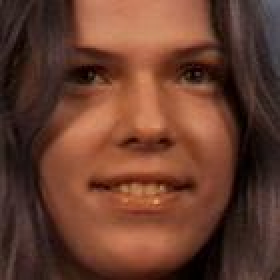
#> input picture aligneddataset/colored/jpg4/i000qd-fn_30_30_200_200.jpg, 140 x 140 px, found by its file name (shown 2 times larger); its folder holds 4 pictures in this run
$ python kmeans.py   (Python 2 division)
#> lines starting #> are read from the running program, lines starting #| are printed output that depends on the picture
from numpy import array, dot, mean, std, empty, argsort ,size ,shape ,transpose
from numpy.linalg import eigh, solve
from numpy.random import randn
from matplotlib.pyplot import subplots, show
import Image
import numpy as np
import os
import collections
import operator

def kmeans(d,m,f,k):						#d-data ,m-initial mean of the data,f-number of data items,k-K for K-means
	print f,d.shape
	col = np.zeros((d.shape[0], 1))
	p=0

	while 1:

		flag=0						#flag used for terminating from while Loop
		j=0

		for cell in d:

			i=0
			ind=0
			cur=0
			mini=1000000

			for mean in m:

				cur=np.linalg.norm(cell[:]-mean)		#distance b/w current item and mean
				#print cur,i
				if cur < mini:					#ind will have ith cluster to which current data itm is assigned
					ind=i
					mini=cur
				i=i+1

			if col[j] != ind:
				flag=1

			col[j]=ind
			j=j+1

		if flag==0:
			break

		for i in range(k):						#recalculating the means
			count=1
			mean=np.zeros((1, len(d[0])))
			for cell in d:
				if col[count-1]==i:
					mean=mean+cell[:]
					count=count+1

			if count !=1:
				mean=mean/count
				m[i:i+1]=mean[:]
		p=p+1

	#print "No of iterations:",p
	return m


#------------start of program---------------

dirname="aligneddataset/bw/jpg4/"
#dirname="aligneddataset/colored/jpg5/"
print dirname
count=0
size=48,48
#print size[0],size[1]
m=0
f=0

for filename in os.listdir(dirname):

	image_file=Image.open(dirname+filename)
#> image_file is the input picture: PIL image 140x140 RGB; mean R, G, B 104.4, 61.9, 46.1
	size=image_file.size					#size == size of the image file,will be used to initializing Array
#> size = (140, 140)
	if filename[7]=='m':
		m=m+1
	else:
		f=f+1
	count=count+1
#> pass 2 of the loop `for filename in os.listdir(dirname):`:
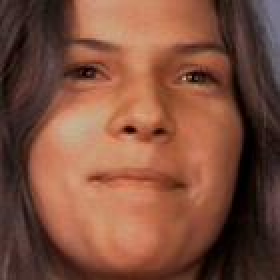
#> input picture aligneddataset/colored/jpg4/i000rd-fn_30_30_200_200.jpg, 140 x 140 px, found by its file name (shown 2 times larger)
#> image_file is the input picture: PIL image 140x140 RGB; mean R, G, B 126.2, 79, 60.6
#> pass 3 of the loop `for filename in os.listdir(dirname):`:
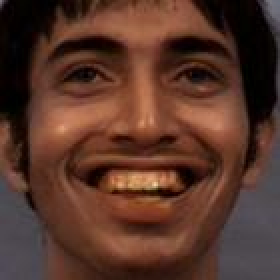
#> input picture aligneddataset/colored/jpg4/i008qd-mn_30_30_200_200.jpg, 140 x 140 px, found by its file name (shown 2 times larger)
#> image_file is the input picture: PIL image 140x140 RGB; mean R, G, B 87.8, 53.7, 41.5
#> the loop made 4 passes; the first 3 are shown
print "Size of image",size
#| Size of image (140, 140)
print "Total,Males,Females",count,m,f

maledata=np.zeros((200,size[0]*size[1]))			#for training data 200 male and 200 female faces
femaledata=np.zeros((200,size[0]*size[1]))

fmean=np.zeros((10,size[0]*size[1]))
mmean=np.zeros((10,size[0]*size[1]))

m=0
f=0
count=0
testfilenm=[]							#This list will be containing all the files that are in test-data set
testlabels=[]							#This list will be containing all the labels for a file
for filename in os.listdir(dirname):

	image_file=Image.open(dirname+filename)
	temp = array(image_file.convert('1'))
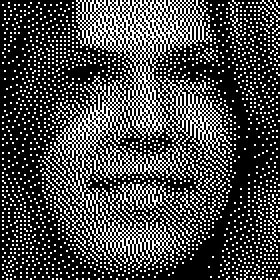
#> temp: shape (140, 140) bool (shown 2 times larger); 28.1% white in thin lines or dots
	A = np.asarray(temp).reshape(-1)
	if filename[7]=='m':
		if m <200:						#if m <200 then put it into traiging male data
			maledata[m,:]=A
		else:							#else put it into teset data,Similar for female faces
			testfilenm.append(filename)
			testlabels.append('m')
		m=m+1
	else:
		if f<200:
			femaledata[f,:]=A
		else:
			testfilenm.append(filename)
			testlabels.append('f')
		f=f+1
	count=count+1
#> pass 2 of the loop `for filename in os.listdir(dirname):`:
#> `temp = array(image_file.convert('1'))`:
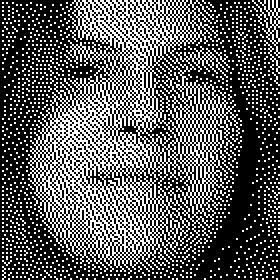
#> temp: shape (140, 140) bool (shown 2 times larger); 35.3% white in thin lines or dots
#> pass 3 of the loop `for filename in os.listdir(dirname):`:
#> `temp = array(image_file.convert('1'))`:
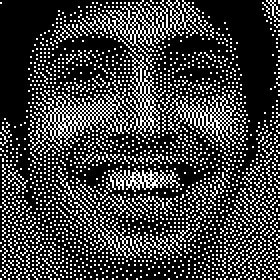
#> temp: shape (140, 140) bool (shown 2 times larger); 24.1% white in thin lines or dots
#> the loop made 4 passes; the first 3 are shown

print "Total,Males,Females in training data","400","200","200"
print "Total,Males,Females in test data",len(testlabels),m-200,f-200

for i in range(10):						#initializing means of both males and females
	fmean[i,:]=femaledata[i*10,:]
	mmean[i,:]=maledata[i*10,:]
#> this loop made 10 passes
print "Called"
fmean=kmeans(femaledata,fmean,f,10)				#10 most representative female faces
#| 2 (200, 19600)
mmean=kmeans(maledata,mmean,m,10)				#10 most representative male faces
#| 2 (200, 19600)

print "Done"

k=5									#K for k-nearest neighbour


cmale=0								#cmale and cfemale for correct classified male and female faces
cfemale=0

imale=0								#imale and ifemale for incorrect classified male and female faces
ifemale=0

correct=0
incorrect=0

ptr=0									#counter for accessing testlabels

for filename in testfilenm:
	image_file=Image.open(dirname+filename)
	temp = array(image_file.convert('1'))
	test = np.asarray(temp).reshape(-1)

	mini=100000000
	result={}

	for  j in range(len(fmean)*2):

		if j <len(fmean):
			cur=np.linalg.norm(fmean[j]-test)
			result[cur,j]=0				#cur,j for making each key unique
		else:
			cur=np.linalg.norm(mmean[j-10]-test)
			result[cur,j]=1				#key<10 for female and >10 for male

	od = collections.OrderedDict(sorted(result.items()))	#Sorting dictionary on keys
	m=0
	f=0
	count=0

	for k, v in od.iteritems():
		if count >=5:
			break
		if v==0:
			f=f+1
		if v==1:
			m=m+1
		count=count+1
	if m>f:						#if num of males>females in k-NN then
		if testlabels[ptr]=='m':		#check test label if it is m then correct classified
			correct=correct+1
			cmale=cmale+1
		else:						#else incorrect classified
			incorrect=incorrect+1
			imale=imale+1
	else:
		if testlabels[ptr]=='f':
			correct=correct+1
			cfemale=cfemale+1
		else:
			incorrect=incorrect+1
			ifemale=ifemale+1
	ptr=ptr+1

print correct,incorrect
print cmale,cfemale,testlabels.count('m'),testlabels.count('f')
#> (the run stopped early here; a loop or call above may not have finished)
